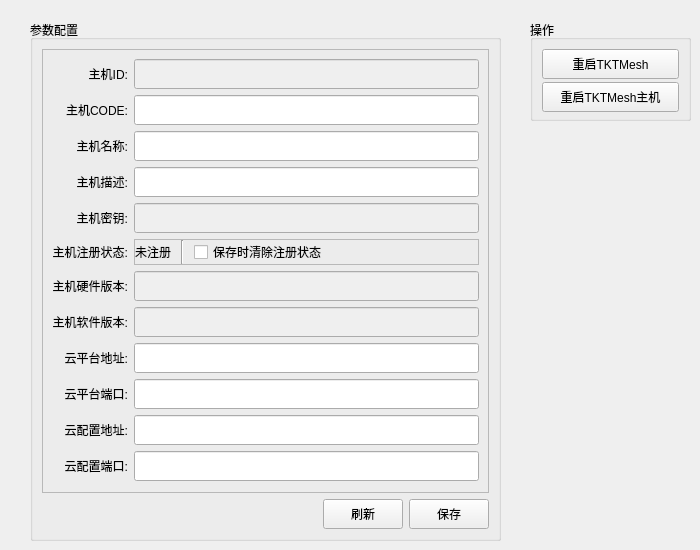
               <widget class="QWidget" name="tabHostInfo">
                <attribute name="title">
                 <string>TKTMesh主机信息</string>
                </attribute>
                <widget class="QGroupBox" name="groupBox_2">
                 <property name="geometry">
                  <rect>
                   <x>30</x>
                   <y>20</y>
                   <width>471</width>
                   <height>521</height>
                  </rect>
                 </property>
                 <property name="title">
                  <string>参数配置</string>
                 </property>
                 <layout class="QVBoxLayout" name="verticalLayout_9">
                  <item>
                   <widget class="QFrame" name="frame">
                    <property name="frameShape">
                     <enum>QFrame::StyledPanel</enum>
                    </property>
                    <property name="frameShadow">
                     <enum>QFrame::Raised</enum>
                    </property>
                    <layout class="QGridLayout" name="gridLayout">
                     <item row="8" column="0">
                      <widget class="QLabel" name="label_16">
                       <property name="text">
                        <string>云平台地址:</string>
                       </property>
                       <property name="alignment">
                        <set>Qt::AlignRight|Qt::AlignTrailing|Qt::AlignVCenter</set>
                       </property>
                      </widget>
                     </item>
                     <item row="8" column="1">
                      <widget class="QLineEdit" name="linePlatformAddress">
                       <property name="minimumSize">
                        <size>
                         <width>0</width>
                         <height>30</height>
                        </size>
                       </property>
                      </widget>
                     </item>
                     <item row="2" column="1">
                      <widget class="QLineEdit" name="lineHostName">
                       <property name="minimumSize">
                        <size>
                         <width>0</width>
                         <height>30</height>
                        </size>
                       </property>
                      </widget>
                     </item>
                     <item row="0" column="1">
                      <widget class="QLineEdit" name="lineHostID">
                       <property name="enabled">
                        <bool>false</bool>
                       </property>
                       <property name="minimumSize">
                        <size>
                         <width>0</width>
                         <height>30</height>
                        </size>
                       </property>
                      </widget>
                     </item>
                     <item row="5" column="0">
                      <widget class="QLabel" name="label_10">
                       <property name="text">
                        <string>主机注册状态:</string>
                       </property>
                       <property name="alignment">
                        <set>Qt::AlignRight|Qt::AlignTrailing|Qt::AlignVCenter</set>
                       </property>
                      </widget>
                     </item>
                     <item row="2" column="0">
                      <widget class="QLabel" name="label_5">
                       <property name="text">
                        <string>主机名称:</string>
                       </property>
                       <property name="alignment">
                        <set>Qt::AlignRight|Qt::AlignTrailing|Qt::AlignVCenter</set>
                       </property>
                      </widget>
                     </item>
                     <item row="3" column="0">
                      <widget class="QLabel" name="label_6">
                       <property name="text">
                        <string>主机描述:</string>
                       </property>
                       <property name="alignment">
                        <set>Qt::AlignRight|Qt::AlignTrailing|Qt::AlignVCenter</set>
                       </property>
                      </widget>
                     </item>
                     <item row="0" column="0">
                      <widget class="QLabel" name="label_4">
                       <property name="text">
                        <string>主机ID:</string>
                       </property>
                       <property name="alignment">
                        <set>Qt::AlignRight|Qt::AlignTrailing|Qt::AlignVCenter</set>
                       </property>
                      </widget>
                     </item>
                     <item row="4" column="0">
                      <widget class="QLabel" name="label_7">
                       <property name="text">
                        <string>主机密钥:</string>
                       </property>
                       <property name="alignment">
                        <set>Qt::AlignRight|Qt::AlignTrailing|Qt::AlignVCenter</set>
                       </property>
                      </widget>
                     </item>
                     <item row="3" column="1">
                      <widget class="QLineEdit" name="lineHostDescription">
                       <property name="minimumSize">
                        <size>
                         <width>0</width>
                         <height>30</height>
                        </size>
                       </property>
                      </widget>
                     </item>
                     <item row="6" column="0">
                      <widget class="QLabel" name="label_8">
                       <property name="text">
                        <string>主机硬件版本:</string>
                       </property>
                       <property name="alignment">
                        <set>Qt::AlignRight|Qt::AlignTrailing|Qt::AlignVCenter</set>
                       </property>
                      </widget>
                     </item>
                     <item row="4" column="1">
                      <widget class="QLineEdit" name="lineHostKey">
                       <property name="enabled">
                        <bool>false</bool>
                       </property>
                       <property name="minimumSize">
                        <size>
                         <width>0</width>
                         <height>30</height>
                        </size>
                       </property>
                      </widget>
                     </item>
                     <item row="7" column="1">
                      <widget class="QLineEdit" name="lineHostSoftVer">
                       <property name="enabled">
                        <bool>false</bool>
                       </property>
                       <property name="minimumSize">
                        <size>
                         <width>0</width>
                         <height>30</height>
                        </size>
                       </property>
                      </widget>
                     </item>
                     <item row="7" column="0">
                      <widget class="QLabel" name="label_9">
                       <property name="text">
                        <string>主机软件版本:</string>
                       </property>
                       <property name="alignment">
                        <set>Qt::AlignRight|Qt::AlignTrailing|Qt::AlignVCenter</set>
                       </property>
                      </widget>
                     </item>
                     <item row="6" column="1">
                      <widget class="QLineEdit" name="lineHostHardVer">
                       <property name="enabled">
                        <bool>false</bool>
                       </property>
                       <property name="minimumSize">
                        <size>
                         <width>0</width>
                         <height>30</height>
                        </size>
                       </property>
                      </widget>
                     </item>
                     <item row="9" column="0">
                      <widget class="QLabel" name="label_17">
                       <property name="text">
                        <string>云平台端口:</string>
                       </property>
                       <property name="alignment">
                        <set>Qt::AlignRight|Qt::AlignTrailing|Qt::AlignVCenter</set>
                       </property>
                      </widget>
                     </item>
                     <item row="1" column="1">
                      <widget class="QLineEdit" name="lineHostCode">
                       <property name="minimumSize">
                        <size>
                         <width>0</width>
                         <height>30</height>
                        </size>
                       </property>
                      </widget>
                     </item>
                     <item row="1" column="0">
                      <widget class="QLabel" name="label_19">
                       <property name="text">
                        <string>主机CODE:</string>
                       </property>
                       <property name="alignment">
                        <set>Qt::AlignRight|Qt::AlignTrailing|Qt::AlignVCenter</set>
                       </property>
                      </widget>
                     </item>
                     <item row="9" column="1">
                      <widget class="QLineEdit" name="linePlatformPort">
                       <property name="minimumSize">
                        <size>
                         <width>0</width>
                         <height>30</height>
                        </size>
                       </property>
                      </widget>
                     </item>
                     <item row="10" column="1">
                      <widget class="QLineEdit" name="lineCloudConfigAddress">
                       <property name="minimumSize">
                        <size>
                         <width>0</width>
                         <height>30</height>
                        </size>
                       </property>
                      </widget>
                     </item>
                     <item row="10" column="0">
                      <widget class="QLabel" name="label_23">
                       <property name="text">
                        <string>云配置地址:</string>
                       </property>
                       <property name="alignment">
                        <set>Qt::AlignRight|Qt::AlignTrailing|Qt::AlignVCenter</set>
                       </property>
                      </widget>
                     </item>
                     <item row="5" column="1">
                      <widget class="QFrame" name="frame_2">
                       <property name="sizePolicy">
                        <sizepolicy hsizetype="Preferred" vsizetype="Fixed">
                         <horstretch>0</horstretch>
                         <verstretch>0</verstretch>
                        </sizepolicy>
                       </property>
                       <property name="frameShape">
                        <enum>QFrame::StyledPanel</enum>
                       </property>
                       <property name="frameShadow">
                        <enum>QFrame::Raised</enum>
                       </property>
                       <layout class="QHBoxLayout" name="horizontalLayout_3">
                        <property name="spacing">
                         <number>10</number>
                        </property>
                        <property name="leftMargin">
                         <number>0</number>
                        </property>
                        <property name="topMargin">
                         <number>0</number>
                        </property>
                        <property name="rightMargin">
                         <number>0</number>
                        </property>
                        <property name="bottomMargin">
                         <number>0</number>
                        </property>
                        <item>
                         <widget class="QLabel" name="labelHostRegisterState">
                          <property name="text">
                           <string>未注册</string>
                          </property>
                         </widget>
                        </item>
                        <item>
                         <widget class="Line" name="line">
                          <property name="orientation">
                           <enum>Qt::Vertical</enum>
                          </property>
                         </widget>
                        </item>
                        <item>
                         <widget class="QCheckBox" name="checkClearRegisterState">
                          <property name="text">
                           <string>保存时清除注册状态</string>
                          </property>
                         </widget>
                        </item>
                        <item>
                         <spacer name="horizontalSpacer_2">
                          <property name="orientation">
                           <enum>Qt::Horizontal</enum>
                          </property>
                          <property name="sizeHint" stdset="0">
                           <size>
                            <width>202</width>
                            <height>20</height>
                           </size>
                          </property>
                         </spacer>
                        </item>
                       </layout>
                      </widget>
                     </item>
                     <item row="11" column="0">
                      <widget class="QLabel" name="label_24">
                       <property name="text">
                        <string>云配置端口:</string>
                       </property>
                       <property name="alignment">
                        <set>Qt::AlignRight|Qt::AlignTrailing|Qt::AlignVCenter</set>
                       </property>
                      </widget>
                     </item>
                     <item row="11" column="1">
                      <widget class="QLineEdit" name="lineCloudConfigPort">
                       <property name="minimumSize">
                        <size>
                         <width>0</width>
                         <height>30</height>
                        </size>
                       </property>
                      </widget>
                     </item>
                    </layout>
                   </widget>
                  </item>
                  <item>
                   <layout class="QHBoxLayout" name="horizontalLayout_7">
                    <item>
                     <spacer name="horizontalSpacer_5">
                      <property name="orientation">
                       <enum>Qt::Horizontal</enum>
                      </property>
                      <property name="sizeHint" stdset="0">
                       <size>
                        <width>40</width>
                        <height>20</height>
                       </size>
                      </property>
                     </spacer>
                    </item>
                    <item>
                     <widget class="QPushButton" name="buttonRefreshHostInfo">
                      <property name="minimumSize">
                       <size>
                        <width>0</width>
                        <height>30</height>
                       </size>
                      </property>
                      <property name="text">
                       <string>刷新</string>
                      </property>
                     </widget>
                    </item>
                    <item>
                     <widget class="QPushButton" name="buttonSaveHostInfo">
                      <property name="minimumSize">
                       <size>
                        <width>0</width>
                        <height>30</height>
                       </size>
                      </property>
                      <property name="text">
                       <string>保存</string>
                      </property>
                     </widget>
                    </item>
                   </layout>
                  </item>
                 </layout>
                </widget>
                <widget class="QGroupBox" name="groupBox_3">
                 <property name="geometry">
                  <rect>
                   <x>530</x>
                   <y>20</y>
                   <width>161</width>
                   <height>101</height>
                  </rect>
                 </property>
                 <property name="title">
                  <string>操作</string>
                 </property>
                 <layout class="QVBoxLayout" name="verticalLayout_10">
                  <item>
                   <widget class="QPushButton" name="buttonRestartTKTMesh">
                    <property name="minimumSize">
                     <size>
                      <width>0</width>
                      <height>30</height>
                     </size>
                    </property>
                    <property name="text">
                     <string>重启TKTMesh</string>
                    </property>
                   </widget>
                  </item>
                  <item>
                   <widget class="QPushButton" name="buttonRebootHost">
                    <property name="minimumSize">
                     <size>
                      <width>0</width>
                      <height>30</height>
                     </size>
                    </property>
                    <property name="text">
                     <string>重启TKTMesh主机</string>
                    </property>
                   </widget>
                  </item>
                 </layout>
                </widget>
               </widget>
